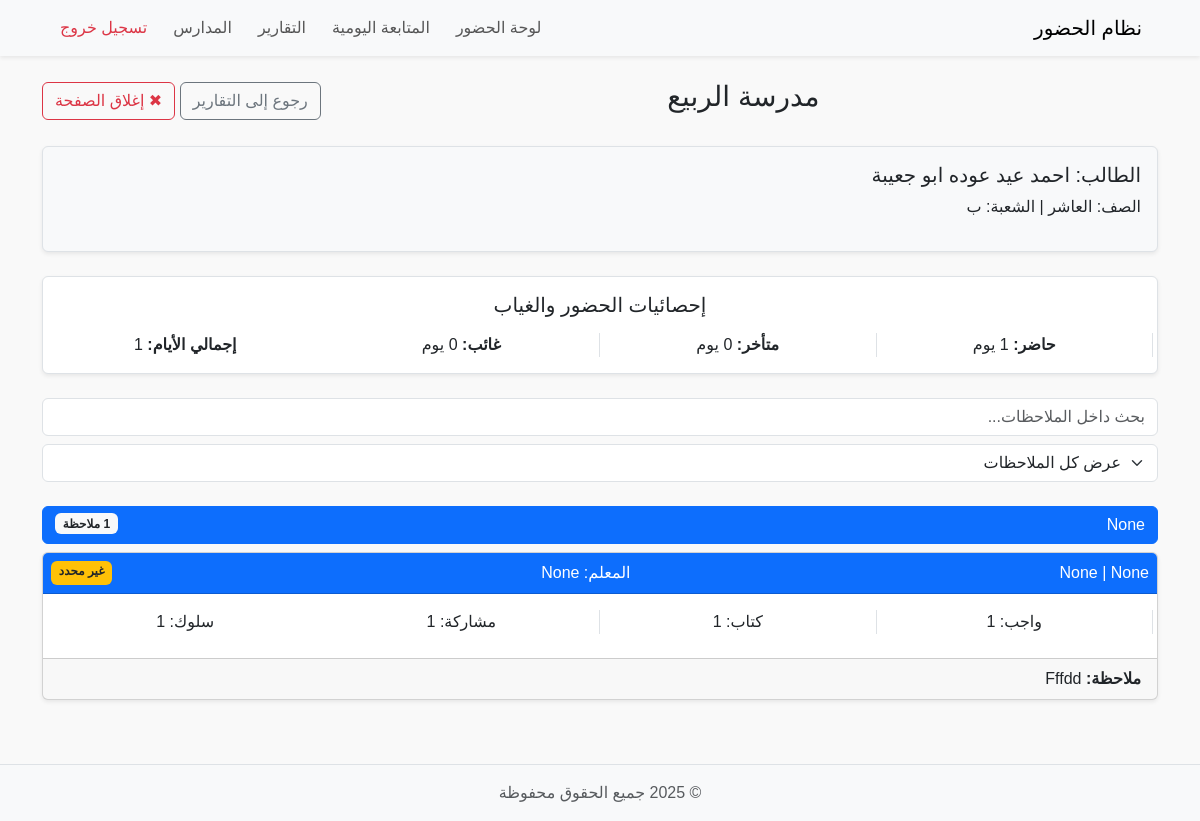
The page /student/52 (signed in) on the database its author committed.
### tables this page shows
CREATE TABLE students (
    id INTEGER PRIMARY KEY AUTOINCREMENT,
    student_name TEXT NOT NULL,
    username TEXT,
    password TEXT
, class_name TEXT, section TEXT, school_id INTEGER REFERENCES schools(id));

CREATE TABLE student_tracking (
    id INTEGER PRIMARY KEY AUTOINCREMENT,
    student_id INTEGER NOT NULL,
    date TEXT NOT NULL,
    homework INTEGER DEFAULT 0,
    book INTEGER DEFAULT 0,
    participation INTEGER DEFAULT 0,
    misbehavior INTEGER DEFAULT 0,
    note TEXT, tracking_date TEXT, class_id INTEGER REFERENCES teacher_classes(id), teacher_id INTEGER REFERENCES teachers(id), school_id INTEGER,
    FOREIGN KEY(student_id) REFERENCES students(id)
);

### reports.py (the view)
@login_required
def student_detail(student_id):
    school_id = session.get("school_id")
    teacher_id = session.get("user", {}).get("id") if session.get("role") == "teacher" else None
    conn = get_db_connection()
    student = conn.execute('''
        SELECT s.id, s.student_name, s.class_name, s.section, sch.school_name,
               SUM(CASE WHEN a.status='present' THEN 1 ELSE 0 END) AS present_count,
               SUM(CASE WHEN a.status='late' THEN 1 ELSE 0 END) AS late_count,
               SUM(CASE WHEN a.status='absent' THEN 1 ELSE 0 END) AS absent_count
        FROM students s
        LEFT JOIN schools sch ON s.school_id = sch.id
        LEFT JOIN attendance a ON s.id = a.student_id AND (? IS NULL OR a.teacher_id=?)
        WHERE s.id=? AND s.school_id=?
        GROUP BY s.id
    ''', (teacher_id, teacher_id, student_id, school_id)).fetchone()
    if not student:
        conn.close()
        return redirect(url_for("reports_page"))
    rows = conn.execute('''
        SELECT sub.subject_name, st.tracking_date, st.homework, st.book,
               st.participation, st.misbehavior, st.note,
               COALESCE(a.status, 'غير محدد') AS attendance_status,
               t.teacher_name
        FROM student_tracking st
        LEFT JOIN class_subjects cs ON cs.class_id = st.class_id AND cs.teacher_id = st.teacher_id
        LEFT JOIN subjects sub ON cs.subject_id = sub.id
        LEFT JOIN teachers t ON st.teacher_id = t.id
        LEFT JOIN attendance a ON a.student_id = st.student_id AND a.date=st.tracking_date AND (? IS NULL OR a.teacher_id=?)
        WHERE st.student_id=? AND (? IS NULL OR st.teacher_id=?)
        ORDER BY sub.subject_name, st.tracking_date DESC
    ''', (teacher_id, teacher_id, student_id, teacher_id, teacher_id)).fetchall()
    tracking_data = {}
    for r in rows:
        subject = r['subject_name']
        if subject not in tracking_data:
            tracking_data[subject] = []
        tracking_data[subject].append({
            'tracking_date': r['tracking_date'],
            'homework': r['homework'],
            'book': r['book'],
            'participation': r['participation'],
            'misbehavior': r['misbehavior'],
            'note': r['note'],
            'attendance_status': r['attendance_status'],
            'teacher_name': r['teacher_name']
        })
    conn.close()
    return render_template('student_detail.html', school_name=student['school_name'], student=student, tracking_data=tracking_data)

### auth.py (called while the page is built)
def login_required(f):
    @wraps(f)
    def decorated_function(*args, **kwargs):
        if 'user' not in session:
            return redirect(url_for('login'))
        return f(*args, **kwargs)
    return decorated_function

### db.py (called while the page is built)
def get_db_connection():
    conn = sqlite3.connect(DB_NAME)
    conn.row_factory = sqlite3.Row
    return conn

### templates/student_detail.html (shortened to what this page needs)
{% include 'partials/header.html' %}
{% include 'partials/navbar.html' %}
<div class="container my-4">
    <div class="d-flex justify-content-between align-items-center mb-4">
        <h3 class="text-center flex-grow-1">{{ school_name }}</h3>
        <div>
            <a href="{{ url_for('reports_page') }}" class="btn btn-outline-secondary me-2">رجوع إلى التقارير</a>
            <a href="javascript:window.close();" class="btn btn-outline-danger">✖ إغلاق الصفحة</a>
        </div>
    </div>
    <div class="mb-4 border p-3 rounded bg-light shadow-sm">
        <h5>الطالب: {{ student.student_name }}</h5>
        <p>
            الصف: {{ student.class_name }} | الشعبة: {{ student.section }}<br>
        </p>
    </div>
    <div class="mb-4 p-3 rounded bg-white shadow-sm border">
        <h5 class="mb-3 text-center">إحصائيات الحضور والغياب</h5>
        <div class="row text-center">
            <div class="col-md-3 border-end"><strong>حاضر:</strong> {{ student.present_count or 0 }} يوم</div>
            <div class="col-md-3 border-end"><strong>متأخر:</strong> {{ student.late_count or 0 }} يوم</div>
            <div class="col-md-3 border-end"><strong>غائب:</strong> {{ student.absent_count or 0 }} يوم</div>
            <div class="col-md-3"><strong>إجمالي الأيام:</strong> {{ (student.present_count or 0) + (student.late_count or 0) + (student.absent_count or 0) }}</div>
        </div>
    </div>
    <div class="mb-4">
        <input type="text" id="searchInput" class="form-control mb-2" placeholder="بحث داخل الملاحظات...">
        <select id="filterSelect" class="form-select">
            <option value="all">عرض كل الملاحظات</option>
        </select>
    </div>
    {% for subject, notes in tracking_data.items() %}
    <div class="mb-3 subject-section" data-subject="{{ subject }}">
        <button class="btn btn-primary w-100 text-start mb-2 d-flex justify-content-between align-items-center" type="button" data-bs-toggle="collapse" data-bs-target="#subject-{{ loop.index }}" aria-expanded="true" aria-controls="subject-{{ loop.index }}">
            <span>{{ subject }}</span>
            <span class="badge bg-light text-dark">{{ notes|length }} ملاحظة</span>
        </button>
        <div class="collapse show" id="subject-{{ loop.index }}">
            {% for n in notes %}
            <div class="card mb-3 shadow-sm note-card"
                 data-homework="{{ n.homework or '' }}"
                 data-book="{{ n.book or '' }}"
                 data-participation="{{ n.participation or '' }}"
                 data-misbehavior="{{ n.misbehavior or '' }}">
                <div class="card-header d-flex justify-content-between flex-wrap p-2 text-white"
                     style="background-color: {% if n.homework %}#0d6efd{% elif n.book %}#6f42c1{% elif n.participation %}#198754{% elif n.misbehavior %}#dc3545{% else %}#343a40{% endif %};">
                    <span>{{ n.tracking_date }} | {{ subject }}</span>
                    <span>المعلم: {{ n.teacher_name }}</span>
                    <span class="badge bg-warning text-dark">{{ n.attendance_status }}</span>
                </div>
                <div class="card-body row text-center">
                    <div class="col-md-3 border-end mb-2"> واجب: {{ n.homework or "لا يوجد" }}</div>
                    <div class="col-md-3 border-end mb-2"> كتاب: {{ n.book or "لا يوجد" }}</div>
                    <div class="col-md-3 border-end mb-2"> مشاركة: {{ n.participation or "لا يوجد" }}</div>
                    <div class="col-md-3 mb-2"> سلوك: {{ n.misbehavior or "لا يوجد" }}</div>
                </div>
                <div class="card-footer"><strong>ملاحظة:</strong> {{ n.note or "لا توجد ملاحظات" }}</div>
            </div>
            {% endfor %}
        </div>
    </div>
    {% endfor %}
</div>
{% include 'partials/footer.html' %}

### static/css/style.css (style rules this page uses)
html, body { height: 100%; margin: 0; padding: 0; }
body { font-family: 'Tajawal', sans-serif; background-color: #f9f9f9; direction: rtl; text-align: right; display: flex; flex-direction: column; min-height: 100vh; }

### rows shown on the page
students: student_name "احمد عيد عوده ابو جعيبة", class_name "العاشر", section "ب"
student_tracking: tracking_date "None", subject "None", teacher_name "None", attendance_status "غير محدد", homework "1", book "1", participation "1", misbehavior "1", note "Fffdd"

### other values the page prints
{{ school_name }} "مدرسة الربيع"
{{ student.late_count or 0 }} "0"
{{ subject }} "None"
